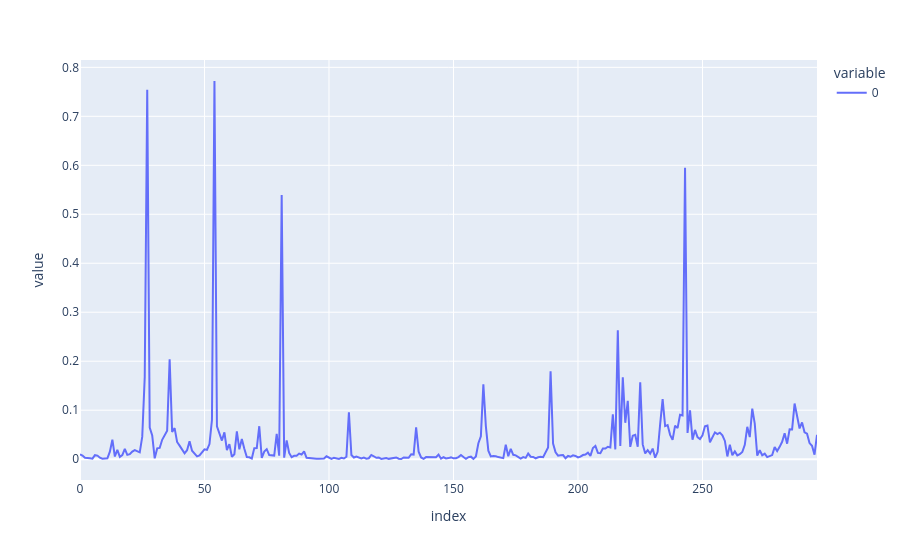

The notebook cell saved with this chart:
### Code cell
px.line(spectrum)

### Figure 1 — Plotly figure (JSON) as saved in the notebook; plotly's stock layout.template omitted (floating-point values rounded to 4 significant figures; data arrays with more than 128 entries replaced by an {"elided": "..."} marker saying what was removed)
{"data": [{"hovertemplate": "variable=0<br>index=%{x}<br>value=%{y}<extra></extra>", "legendgroup": "0", "line": {"color": "#636efa", "dash": "solid"}, "marker": {"symbol": "circle"}, "mode": "lines", "name": "0", "orientation": "v", "showlegend": true, "type": "scatter", "x": {"elided": "297 int values"}, "xaxis": "x", "y": {"elided": "297 float values"}, "yaxis": "y"}], "layout": {"legend": {"title": {"text": "variable"}, "tracegroupgap": 0}, "margin": {"t": 60}, "xaxis": {"anchor": "y", "domain": [0, 1], "title": {"text": "index"}}, "yaxis": {"anchor": "x", "domain": [0, 1], "title": {"text": "value"}}}}
